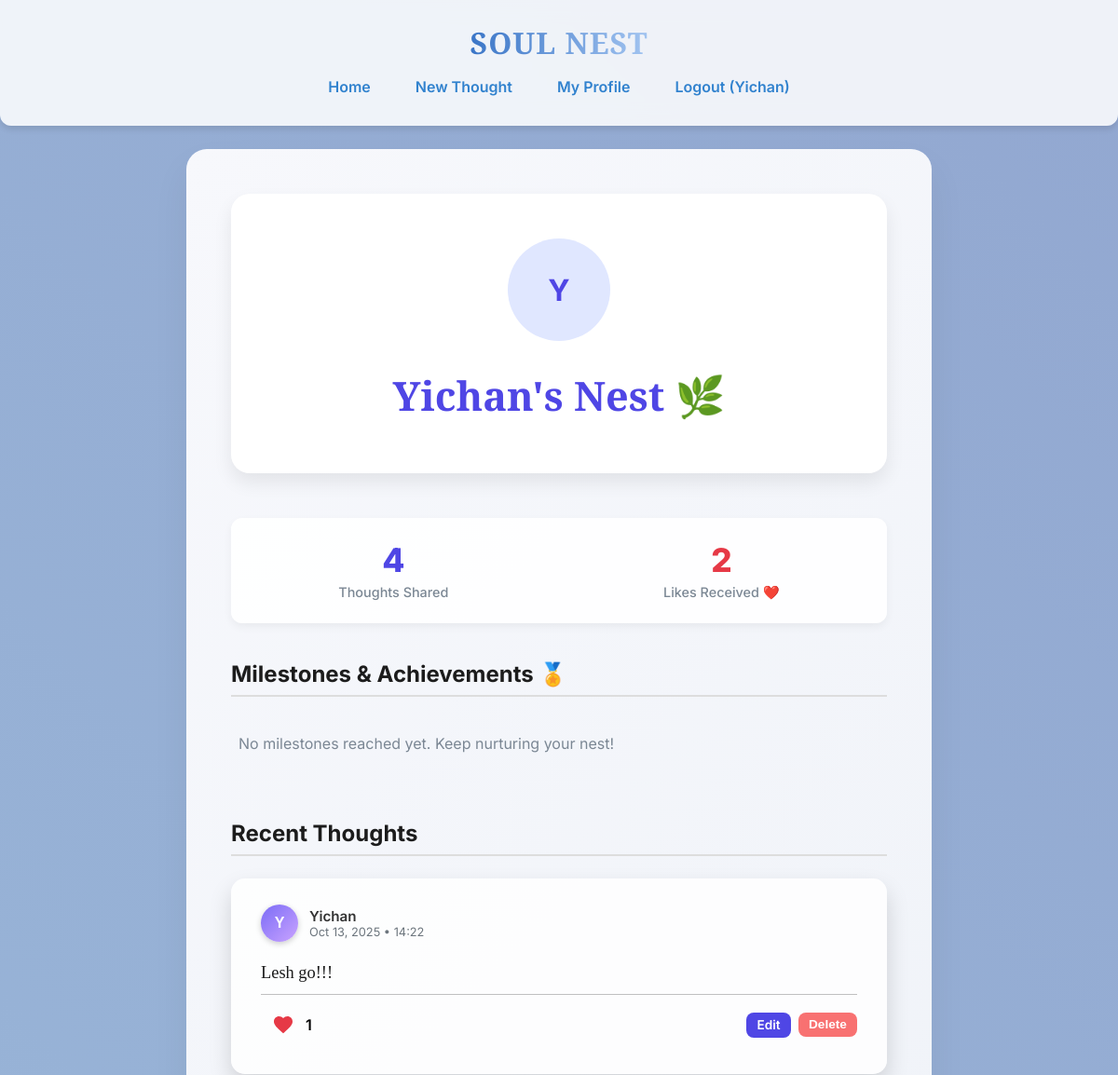
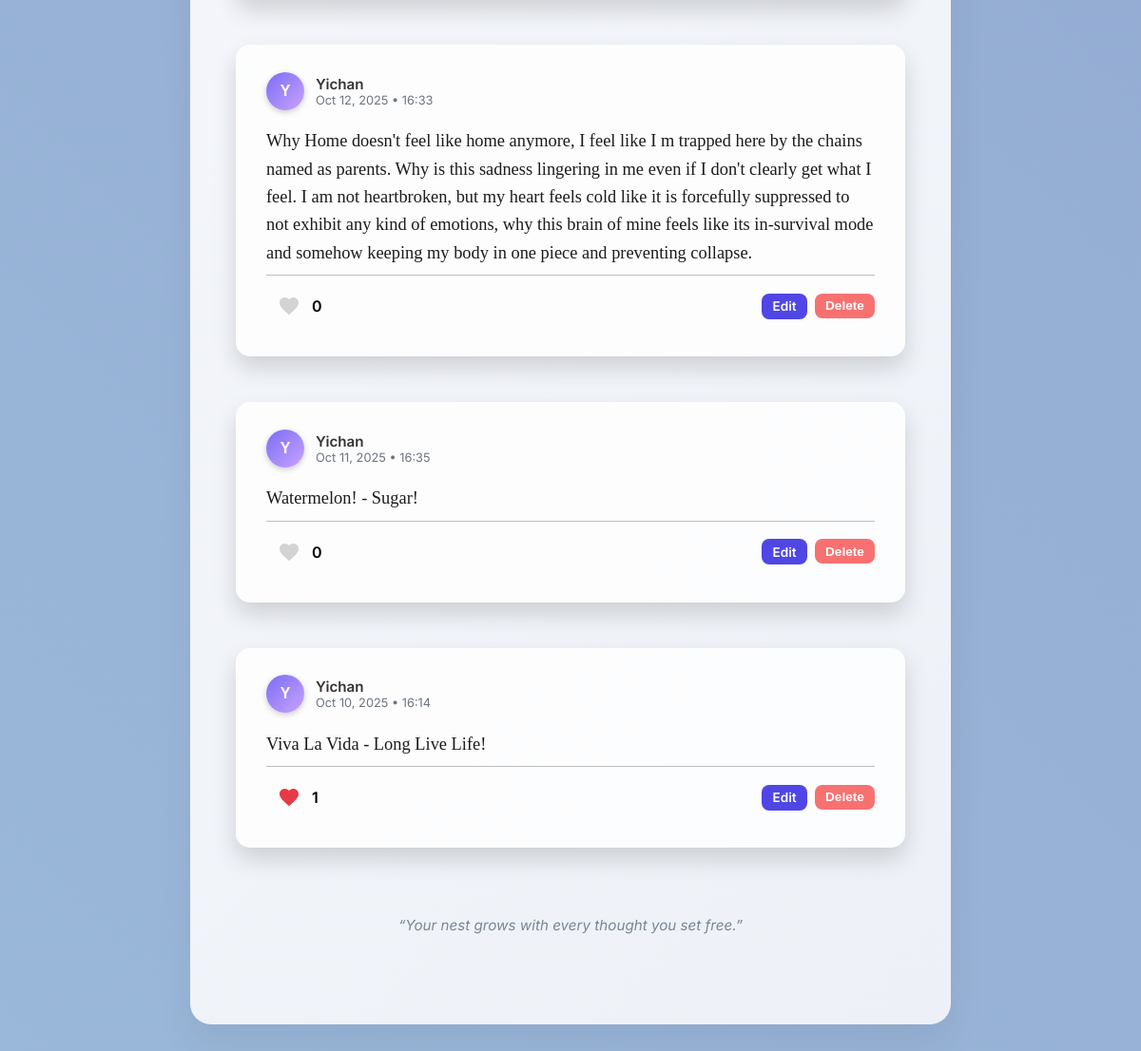
The app's page /profile/3 (signed in), older data (2 pictures, top to bottom).
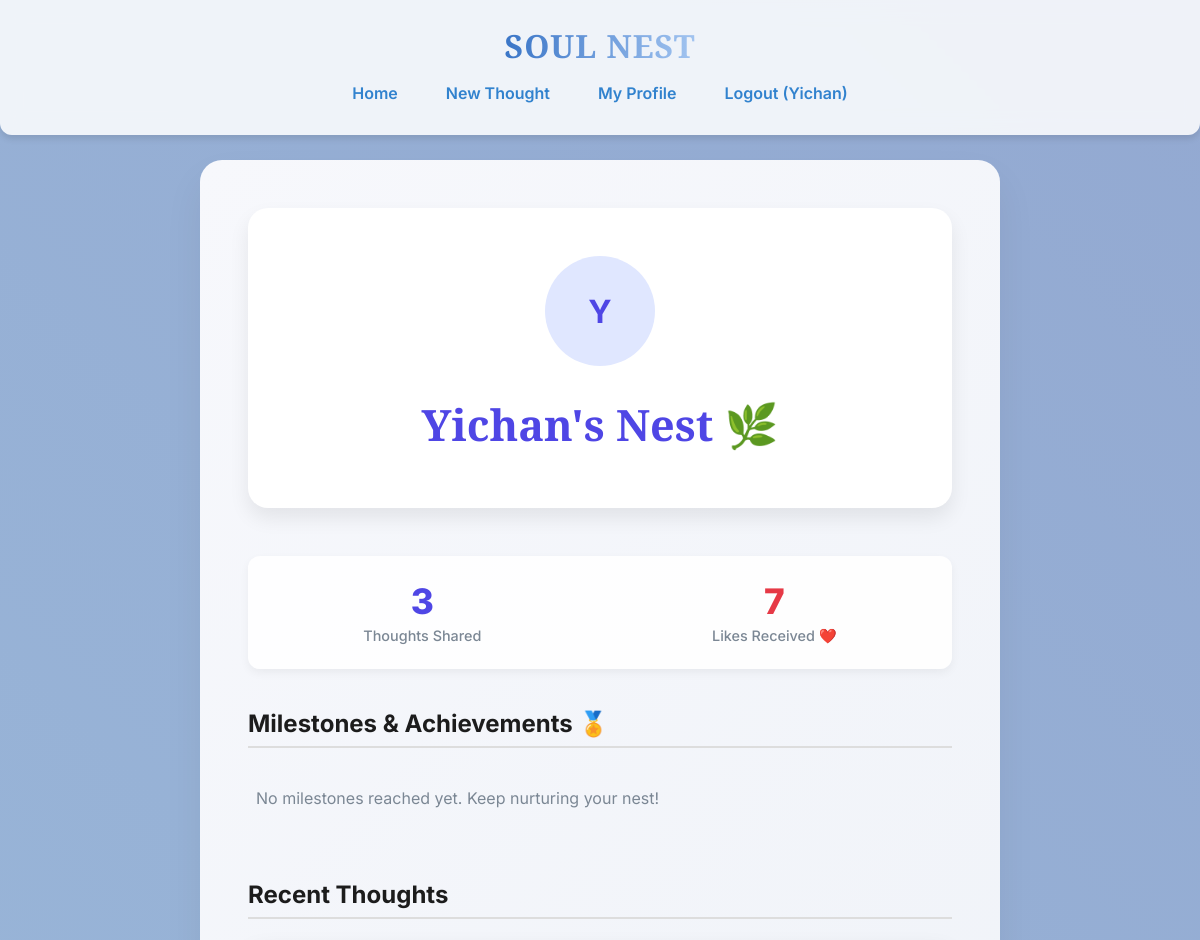
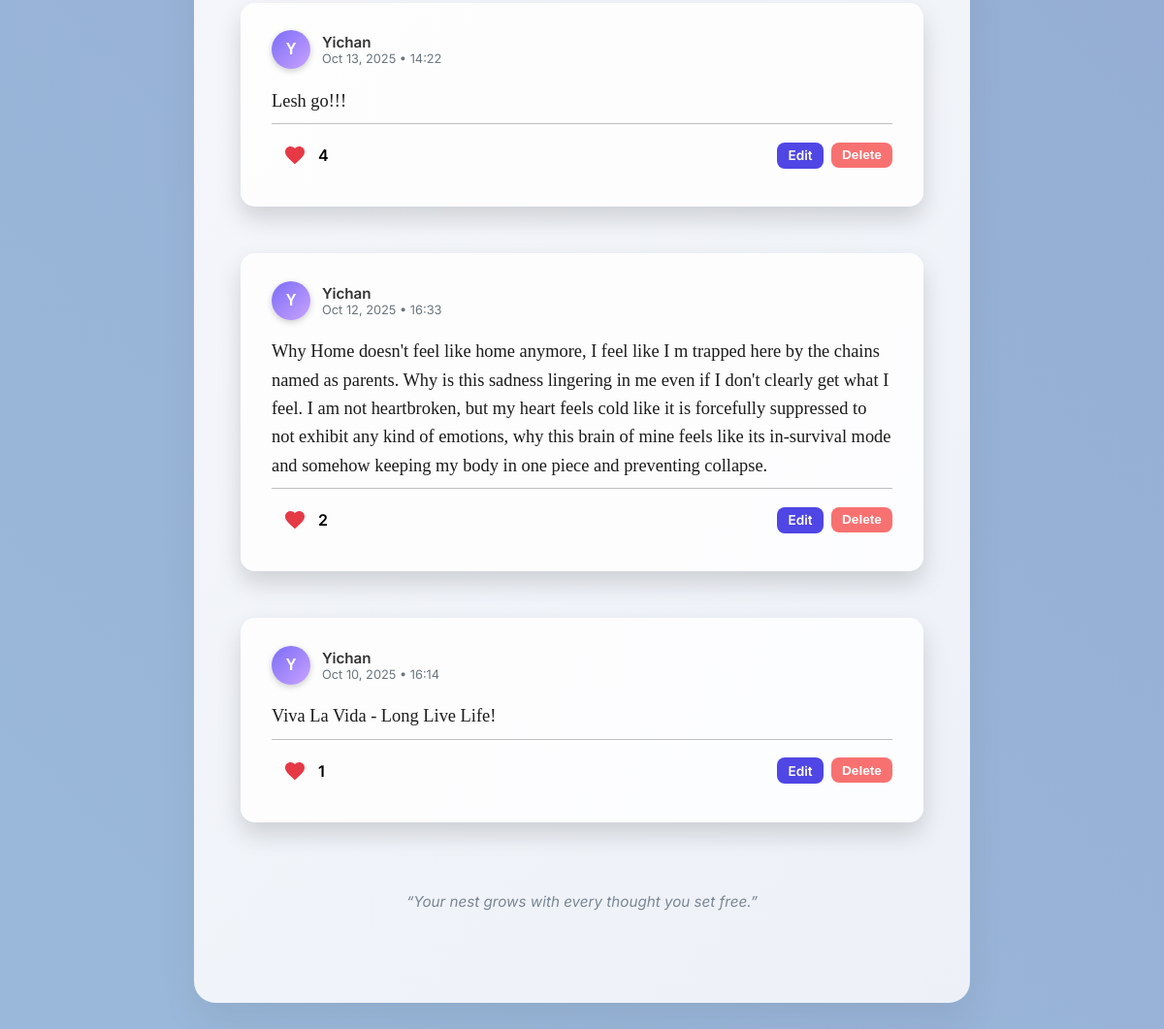
The same page, newer data (2 pictures, top to bottom).
### models.py (models this page shows)
class User(db.Model, UserMixin):
    id = db.Column(db.Integer, primary_key=True)
    username = db.Column(db.String(80), nullable=False, unique=True)
    password = db.Column(db.String(200), nullable=False)
    liked_thoughts = db.relationship(
        'Thought', secondary='likes',
        back_populates='liked_by', lazy='dynamic'
    )
    def total_likes_received(self):
        total_likes=0
        for thought in self.thoughts:
            total_likes += len(thought.liked_by) # Use len() instead of thought.like_count()
        return total_likes
    def get_milestones(self):
        milestones = []
        if len(self.thoughts) >= 10:
            milestones.append("The Consistent Contributor (10+ Posts)")
        if self.total_likes_received() >= 50:
            milestones.append("The Beloved Listener (50+ Total Likes)")
        return milestones

class Thought(db.Model):
    id = db.Column(db.Integer, primary_key=True)
    content = db.Column(db.Text, nullable=False)
    user_id = db.Column(db.Integer, db.ForeignKey('user.id'), nullable=False)
    timestamp = db.Column(db.DateTime, default=datetime.utcnow)
    mood = db.Column(db.String(50), nullable=True)
    user = db.relationship('User', backref=db.backref('thoughts', lazy=True))  # ✅ Add this
    liked_by = db.relationship(
        'User', secondary='likes',
        back_populates='liked_thoughts', lazy='select'
    )
    def is_liked_by(self, user):
        return user in self.liked_by
    def like_count(self):
        return len(self.liked_by)

### app.py (the view)
@app.route('/profile/<int:user_id>')
@login_required
def user_profile(user_id):
    from models import Thought, User  # Ensure models are imported if necessary
    user_to_view = User.query.get_or_404(user_id)
    user_posts_list = user_to_view.thoughts
    user_posts = sorted(
        user_posts_list,
        key=lambda thought: thought.timestamp,
        reverse=True  # True for newest posts first (descending)
    )
    total_likes = user_to_view.total_likes_received()
    milestones = user_to_view.get_milestones()
    return render_template(
        'profile.html',
        user=user_to_view,
        posts=user_posts,  # Pass the sorted list to the template
        total_likes=total_likes,
        milestones=milestones
    )

### app.py (called while the page is built)
@login_manager.user_loader
def load_user(user_id):
    return User.query.get(int(user_id))  # Loads user by ID

### templates/profile.html (shortened to what this page needs)
{% extends "base.html" %}
{% from 'macros.html' import render_thought_card %}
{% block content %}
<div class="profile-container" style="
    max-width: 1000px;
    margin: 4rem auto 6rem;
    padding: 3rem 3rem 5rem;
    background: linear-gradient(135deg, #f7f8fc 0%, #edf1f7 100%);
    border-radius: 22px;
    box-shadow: 0 20px 40px rgba(0,0,0,0.06);
">
    <div class="profile-header-card" data-aos="fade-up" style="
        text-align: center;
        padding: 3rem 2rem;
        border-radius: 20px;
        background: #ffffff;
        box-shadow: 0 10px 20px rgba(0, 0, 0, 0.08);
        margin-bottom: 3rem;
    ">
        {% if user.profile_image %}
            <img src="{{ user.profile_image }}" alt="{{ user.username }}" style="
                width: 110px; height: 110px;
                border-radius: 50%;
                object-fit: cover;
                box-shadow: 0 6px 12px rgba(0,0,0,0.1);
                margin-bottom: 1rem;
            ">
        {% else %}
            <div style="
                width: 110px; height: 110px;
                border-radius: 50%;
                background: #e0e7ff;
                color: #4f46e5;
                display: flex; align-items: center; justify-content: center;
                font-size: 2rem; font-weight: 700;
                margin: 0 auto 1rem;
            ">
                {{ user.username[0]|upper }}
            </div>
        {% endif %}
        <h1 style="
            font-family: 'Playfair Display', serif;
            font-size: 2.7rem;
            color: #4f46e5;
            margin-bottom: 0.4rem;
        ">
            {{ user.username }}'s Nest 🌿
        </h1>
    </div>
    <div class="stats-bar" data-aos="fade-up" style="
        display: flex;
        justify-content: space-around;
        padding: 1.5rem 0;
        margin-bottom: 2.5rem;
        border-radius: 12px;
        background: rgba(255, 255, 255, 0.9);
        box-shadow: 0 4px 10px rgba(0, 0, 0, 0.05);
    ">
        <div class="stat-item" style="text-align: center;">
            <div style="font-size: 2.2rem; font-weight: 800; color: #4f46e5; line-height: 1.2;">
                {{ posts|length }}
            </div>
            <div style="font-size: 0.9rem; color: #7b8794; font-weight: 500; margin-top: 0.25rem;">
                Thoughts Shared
            </div>
        </div>
        <div class="stat-item" style="text-align: center;">
            <div style="font-size: 2.2rem; font-weight: 800; color: #e63946; line-height: 1.2;">
                {{ total_likes }}
            </div>
            <div style="font-size: 0.9rem; color: #7b8794; font-weight: 500; margin-top: 0.25rem;">
                Likes Received ❤️
            </div>
        </div>
    </div>
    <h2 data-aos="fade-up" style="
        font-family: 'Inter', sans-serif;
        font-size: 1.5rem;
        font-weight: 700;
        color: #1c1c1c;
        border-bottom: 2px solid #ddd;
        padding-bottom: 0.5rem;
        margin-bottom: 1.5rem;
    ">
        Milestones & Achievements 🏅
    </h2>
    <div class="badges-list" data-aos="fade-up" style="
        display: flex;
        flex-wrap: wrap;
        gap: 1rem;
        margin-bottom: 3.5rem;
    ">
        {% if milestones %}
            {% for badge in milestones %}
                <span style="
                    padding: 0.6rem 1.2rem;
                    border-radius: 30px;
                    background: #ffdb58;
                    color: #5d4037;
                    font-weight: 600;
                    font-size: 0.9rem;
                    box-shadow: 0 3px 6px rgba(0,0,0,0.1);
                    transition: all 0.3s ease;
                " onmouseover="this.style.transform='translateY(-3px)'; this.style.boxShadow='0 6px 12px rgba(0,0,0,0.15)';"
                   onmouseout="this.style.transform='translateY(0)'; this.style.boxShadow='0 3px 6px rgba(0,0,0,0.1)';">
                    ✨ {{ badge }}
                </span>
            {% endfor %}
        {% else %}
            <p style="color: #7b8794; padding-left: 0.5rem;">
                No milestones reached yet. Keep nurturing your nest!
            </p>
        {% endif %}
    </div>
    <h2 data-aos="fade-up" style="
        font-family: 'Inter', sans-serif;
        font-size: 1.5rem;
        font-weight: 700;
        color: #1c1c1c;
        border-bottom: 2px solid #ddd;
        padding-bottom: 0.5rem;
        margin-bottom: 1.5rem;
    ">
        Recent Thoughts
    </h2>
    <div class="user-feed" data-aos="fade-up" style="
        display: flex;
        flex-direction: column;
        gap: 1.5rem;
    ">
        {% if posts %}
            {% for post in posts %}
                {{ render_thought_card(
                    thought=post,
                    current_user=current_user,
                    editable=(user.id == current_user.id)
                ) }}
            {% endfor %}
        {% else %}
            <p style="color: #7b8794; padding: 1rem; text-align: center; background: #fff; border-radius: 8px;">
                {{ user.username }} hasn't shared any thoughts yet.
            </p>
        {% endif %}
    </div>
    <p style="
        text-align:center;
        color:#7b8794;
        font-style:italic;
        margin-top:3rem;
        font-size:0.95rem;
    ">
        “Your nest grows with every thought you set free.”
    </p>
</div>
{% endblock content %}

### templates/base.html (shortened to what this page needs)
<!DOCTYPE html>
<html lang="en">
<head>
    <link href="https://unpkg.com/aos@2.3.1/dist/aos.css" rel="stylesheet">
</head>
<body>
    <div class="header" data-aos="fade-down">
        <h1>SOUL NEST</h1>
        <div class="nav-links">
            <a href="{% if current_user.is_authenticated %}{{ url_for('thoughts') }}{% else %}{{ url_for('home') }}{% endif %}">
                Home
            </a>
            {% if current_user.is_authenticated %}
                <a href="{{ url_for('new_thought') }}">New Thought</a>
                <a href="{{ url_for('user_profile', user_id=current_user.id) }}">My Profile</a>
                <a href="{{ url_for('logout') }}">Logout ({{ current_user.username }})</a>
            {% else %}
                <a href="{{ url_for('login') }}">Login</a>
                <a href="{{ url_for('register') }}">Register</a>
            {% endif %}
        </div>
    </div>
    <div class="content container" data-aos="fade-up">
        {% block content %}{% endblock %}
    </div>
</body>
</html>

### templates/macros.html
{% macro render_thought_card(thought, current_user, editable=true) %}
<div class="thought-card mood-{{ thought.mood }}" data-aos="fade-up" style="
    padding: 1.8rem 2rem;
    border-radius: 15px;
    box-shadow: 0 12px 25px rgba(0,0,0,0.15);
    transition: transform 0.3s ease, box-shadow 0.3s ease, background 0.4s ease;
"
onmouseover="this.style.transform='scale(1.03)'; this.style.boxShadow='0 18px 35px rgba(0,0,0,0.25)';"
onmouseout="this.style.transform='scale(1)'; this.style.boxShadow='0 12px 25px rgba(0,0,0,0.15)';">
    <div class="thought-header" style="display: flex; align-items: center; gap: 0.75rem; margin-bottom: 0.75rem;">
        <div style="
            width: 40px; height: 40px;
            border-radius: 50%;
            background: linear-gradient(135deg, #7b6cf6, #c9a3ff);
            display: flex; align-items: center; justify-content: center;
            font-weight: 700; color: white;
            font-family: 'Zalando Sans SemiExpanded', sans-serif;
            font-size: 1rem; text-transform: uppercase;
            box-shadow: 0 2px 6px rgba(0,0,0,0.2);
        ">
            {{ thought.user.username[0] }}
        </div>
        <div>
            <div style="font-weight: 600; font-size: 0.95rem; color: #333;">
                {{ thought.user.username }}
            </div>
            <div style="font-size: 0.8rem; color: #6c757d;">
                {{ thought.timestamp.strftime('%b %d, %Y • %H:%M') }}
            </div>
        </div>
    </div>
    <p class="thought-content" style="
        font-family: 'PT Serif', serif;
        font-size: 1.15rem; color: #1c1c1c; font-weight: 500;
        line-height: 1.6; margin-bottom: 0.5rem;
    ">
        {{ thought.content }}
    </p>
    <div style="height:1px; background:#b0aeaec6; margin-top:0.5rem; margin-bottom:0.5rem; width:100%;"></div>
    <div class="thought-footer" style="display: flex; justify-content: space-between; align-items: center;">
        <div class="like-section" style="display:flex; align-items:center; gap:0.003rem;">
            <button type="button"
                    class="heart-icon {% if thought.is_liked_by(current_user) %}liked{% endif %}"
                    data-id="{{ thought.id }}"
                    onclick="toggleLike(this)"
                style="background:none; border:none; cursor:pointer; display:flex; align-items:center; gap:0.2rem;">
                <svg width="24" height="24" viewBox="0 0 24 24" fill="{% if thought.is_liked_by(current_user) %}#e63946{% else %}#d3d3d3{% endif %}" xmlns="http://www.w3.org/2000/svg">
                    <path d="M12 21.35l-1.45-1.32C5.4 15.36 2 12.28 2 8.5 2 5.42 4.42 3 7.5 3c1.74 0 3.41 0.81 4.5 2.09C13.09 3.81 14.76 3 16.5 3 19.58 3 22 5.42 22 8.5c0 3.78-3.4 6.86-8.55 11.54L12 21.35z"/>
                </svg>
            </button>
            <span id="like-count-{{ thought.id }}" style="font-weight:600;">{{ thought.like_count() }}</span>
        </div>
        {% if editable and thought.user_id == current_user.id %}
        <div style="display:flex; gap:0.5rem;">
            <a href="{{ url_for('edit_thought', id=thought.id) }}" style="
                padding:0.35rem 0.7rem; font-size:0.85rem; font-weight:600; border-radius:8px; border:none;
                background:#4f46e5; color:white; text-decoration:none; cursor:pointer; transition: all 0.3s ease;"
                onmouseover="this.style.transform='translateY(-2px) scale(1.05)';" onmouseout="this.style.transform='none';">
                Edit
            </a>
            <form action="{{ url_for('delete_thought', id=thought.id) }}" method="POST">
                <button type="submit" style="
                    padding:0.35rem 0.7rem; font-size:0.85rem; font-weight:600; border-radius:8px; border:none;
                    background:#f87171; color:white; cursor:pointer; transition: all 0.3s ease;"
                    onmouseover="this.style.transform='translateY(-2px) scale(1.05)';" onmouseout="this.style.transform='none';">
                    Delete
                </button>
            </form>
        </div>
        {% endif %}
    </div>
</div>
{% endmacro %}

### templates/base.html (style rules this page uses)
:root { --primary: #3182ce; --primary-light: #e0f2fe; --text-dark: #212529; --text-muted: #6c757d; --bg: #f8f9fa; --card-bg: #ffffff; --card-shadow: 0 4px 6px rgba(0, 0, 0, 0.1); }
body { font-family: 'Inter', sans-serif; margin: 0; background: linear-gradient(45deg, #a8d8ea 0%, #8b97c8 100%); background-size: 400% 400%; animation: gradientShift 15s ease infinite; overflow-x: hidden; }
.container { max-width: 800px; margin: 0 auto; padding: 0 1rem; }
.header { background: rgba(255, 255, 255, 0.85); padding: 1.5rem 0; position: fixed; top: 0; width: 100%; z-index: 1000; display: flex; flex-direction: column; align-items: center; box-shadow: var(--card-shadow); border-radius: 0 0 12px 12px; backdrop-filter: blur(10px); }
.header h1 { margin: 0; text-align: center; font-family: 'Playfair Display', serif; font-size: 2rem; letter-spacing: 1px; background: linear-gradient(90deg, #3A75C7, #A2C4F0); -webkit-background-clip: text; background-clip: text; color: transparent; }
.nav-links { display: flex; justify-content: center; gap: 2rem; margin-top: 0.5rem; }
.nav-links a { color: var(--primary); text-decoration: none; font-weight: 600; position: relative; padding: 0.5rem 0.5rem; transition: all 0.3s ease; }
.nav-links a::after { content: ''; position: absolute; width: 0%; height: 2px; left: 0; bottom: -2px; background: var(--primary); transition: width 0.3s; }
.content { margin-top: 160px; }
.thought-card { background: rgba(255, 255, 255, 0.85); padding: 1.5rem; border-radius: 12px; box-shadow: var(--card-shadow); margin-bottom: 1.5rem; transition: transform 0.3s, box-shadow 0.3s, background 0.3s; }
button { width: 100%; padding: 0.75rem; background-color: var(--primary); color: white; border: none; border-radius: 8px; font-size: 1rem; font-weight: 600; cursor: pointer; }

Row changes from the older to the newer data that the page shows:
removed Thought: {{ thought.user.username[0] }} "Y", {{ thought.user.username }} "Yichan", timestamp "Oct 11, 2025 • 16:35", content "Watermelon! - Sugar!", like_count "0"
computed for Thought "Lesh go!!!": like_count "1" → "4"
computed for Thought "Oct 12, 2025 • 16:33": like_count "0" → "2"
Text that changed along with them:
{{ posts|length }}: "4" → "3"
{{ total_likes }}: "2" → "7"
